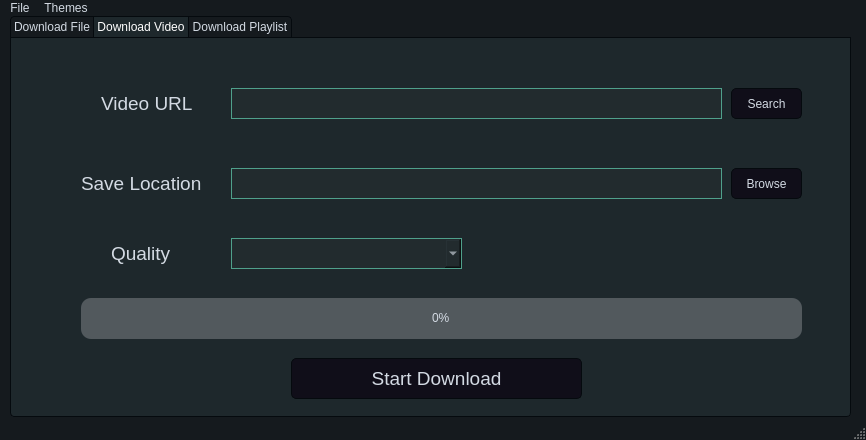
<?xml version="1.0" encoding="UTF-8"?>
<ui version="4.0">
 <class>MainWindow</class>
 <widget class="QMainWindow" name="MainWindow">
  <property name="geometry">
   <rect>
    <x>0</x>
    <y>0</y>
    <width>866</width>
    <height>440</height>
   </rect>
  </property>
  <property name="mouseTracking">
   <bool>false</bool>
  </property>
  <property name="windowTitle">
   <string>MainWindow</string>
  </property>
  <property name="styleSheet">
   <string notr="true">QMainWindow {
	background-color:#151a1e;
}
QCalendar {
	background-color: #151a1e;
}
QTextEdit {
	border-width: 1px;
	border-style: solid;
	border-color: #4fa08b;
	background-color: #222b2e;
	color: #d3dae3;
}
QPlainTextEdit {
	border-width: 1px;
	border-style: solid;
	border-color: #4fa08b;
	background-color: #222b2e;
	color: #d3dae3;
}
QToolButton {
	border-style: solid;
	border-top-color: qlineargradient(spread:pad, x1:0.5, y1:1, x2:0.5, y2:0, stop:0 rgb(215, 215, 215), stop:1 rgb(222, 222, 222));
	border-right-color: qlineargradient(spread:pad, x1:0, y1:0.5, x2:1, y2:0.5, stop:0 rgb(217, 217, 217), stop:1 rgb(227, 227, 227));
	border-left-color: qlineargradient(spread:pad, x1:0, y1:0.5, x2:1, y2:0.5, stop:0 rgb(227, 227, 227), stop:1 rgb(217, 217, 217));
	border-bottom-color: qlineargradient(spread:pad, x1:0.5, y1:1, x2:0.5, y2:0, stop:0 rgb(215, 215, 215), stop:1 rgb(222, 222, 222));
	border-width: 1px;
	border-radius: 5px;
	color: #d3dae3;
	padding: 2px;
	background-color: rgb(255,255,255);
}
QToolButton:hover{
	border-style: solid;
	border-top-color: qlineargradient(spread:pad, x1:0.5, y1:1, x2:0.5, y2:0, stop:0 rgb(195, 195, 195), stop:1 rgb(222, 222, 222));
	border-right-color: qlineargradient(spread:pad, x1:0, y1:0.5, x2:1, y2:0.5, stop:0 rgb(197, 197, 197), stop:1 rgb(227, 227, 227));
	border-left-color: qlineargradient(spread:pad, x1:0, y1:0.5, x2:1, y2:0.5, stop:0 rgb(227, 227, 227), stop:1 rgb(197, 197, 197));
	border-bottom-color: qlineargradient(spread:pad, x1:0.5, y1:1, x2:0.5, y2:0, stop:0 rgb(195, 195, 195), stop:1 rgb(222, 222, 222));
	border-width: 1px;
	border-radius: 5px;
	color: rgb(0,0,0);
	padding: 2px;
	background-color: rgb(255,255,255);
}
QToolButton:pressed{
	border-style: solid;
	border-top-color: qlineargradient(spread:pad, x1:0.5, y1:1, x2:0.5, y2:0, stop:0 rgb(215, 215, 215), stop:1 rgb(222, 222, 222));
	border-right-color: qlineargradient(spread:pad, x1:0, y1:0.5, x2:1, y2:0.5, stop:0 rgb(217, 217, 217), stop:1 rgb(227, 227, 227));
	border-left-color: qlineargradient(spread:pad, x1:0, y1:0.5, x2:1, y2:0.5, stop:0 rgb(227, 227, 227), stop:1 rgb(217, 217, 217));
	border-bottom-color: qlineargradient(spread:pad, x1:0.5, y1:1, x2:0.5, y2:0, stop:0 rgb(215, 215, 215), stop:1 rgb(222, 222, 222));
	border-width: 1px;
	border-radius: 5px;
	color: rgb(0,0,0);
	padding: 2px;
	background-color: rgb(142,142,142);
}
QPushButton{
	border-style: solid;
	border-color: #050a0e;
	border-width: 1px;
	border-radius: 5px;
	color: #d3dae3;
	padding: 2px;
	background-color: #100E19;
}
QPushButton::default{
	border-style: solid;
	border-color: #050a0e;
	border-width: 1px;
	border-radius: 5px;
	color: #FFFFFF;
	padding: 2px;
	background-color: #151a1e;
}
QPushButton:hover{
	border-style: solid;
	border-top-color: qlineargradient(spread:pad, x1:0, y1:1, x2:1, y2:1, stop:0 #C0DB50, stop:0.4 #C0DB50, stop:0.5 #100E19, stop:1 #100E19);
    border-bottom-color: qlineargradient(spread:pad, x1:0, y1:1, x2:1, y2:1, stop:0 #100E19, stop:0.5 #100E19, stop:0.6 #C0DB50, stop:1 #C0DB50);
    border-left-color: qlineargradient(spread:pad, x1:0, y1:0, x2:0, y2:1, stop:0 #C0DB50, stop:0.3 #C0DB50, stop:0.7 #100E19, stop:1 #100E19);
    border-right-color: qlineargradient(spread:pad, x1:0, y1:1, x2:0, y2:0, stop:0 #C0DB50, stop:0.3 #C0DB50, stop:0.7 #100E19, stop:1 #100E19);
	border-width: 2px;
    border-radius: 1px;
	color: #d3dae3;
	padding: 2px;
}
QPushButton:pressed{
	border-style: solid;
	border-top-color: qlineargradient(spread:pad, x1:0, y1:1, x2:1, y2:1, stop:0 #d33af1, stop:0.4 #d33af1, stop:0.5 #100E19, stop:1 #100E19);
    border-bottom-color: qlineargradient(spread:pad, x1:0, y1:1, x2:1, y2:1, stop:0 #100E19, stop:0.5 #100E19, stop:0.6 #d33af1, stop:1 #d33af1);
    border-left-color: qlineargradient(spread:pad, x1:0, y1:0, x2:0, y2:1, stop:0 #d33af1, stop:0.3 #d33af1, stop:0.7 #100E19, stop:1 #100E19);
    border-right-color: qlineargradient(spread:pad, x1:0, y1:1, x2:0, y2:0, stop:0 #d33af1, stop:0.3 #d33af1, stop:0.7 #100E19, stop:1 #100E19);
	border-width: 2px;
    border-radius: 1px;
	color: #d3dae3;
	padding: 2px;
}
QLineEdit {
	border-width: 1px;
	border-style: solid;
	border-color: #4fa08b;
	background-color: #222b2e;
	color: #d3dae3;
}
QLabel {
	color: #d3dae3;
}
QLCDNumber {
	color: #4d9b87;
}
QProgressBar {
	text-align: center;
	color: #d3dae3;
	border-radius: 10px;
	border-color: transparent;
	border-style: solid;
	background-color: #52595d;
}
QProgressBar::chunk {
	background-color: #214037	;
	border-radius: 10px;
}
QMenuBar {
	background-color: #151a1e;
}
QMenuBar::item {
	color: #d3dae3;
  	spacing: 3px;
  	padding: 1px 4px;
	background-color: #151a1e;
}

QMenuBar::item:selected {
  	background-color: #252a2e;
	color: #FFFFFF;
}
QMenu {
	background-color: #151a1e;
}
QMenu::item:selected {
	background-color: #252a2e;
	color: #FFFFFF;
}
QMenu::item {
	color: #d3dae3;
	background-color: #151a1e;
}
QTabWidget {
	color:rgb(0,0,0);
	background-color:#000000;
}
QTabWidget::pane {
		border-color: #050a0e;
		background-color: #1e282c;
		border-style: solid;
		border-width: 1px;
    	border-bottom-left-radius: 4px;
		border-bottom-right-radius: 4px;
}
QTabBar::tab:first {
	border-style: solid;
	border-left-width:1px;
	border-right-width:0px;
	border-top-width:1px;
	border-bottom-width:0px;
	border-top-color: #050a0e;
	border-left-color: #050a0e;
	border-bottom-color: #050a0e;
	border-top-left-radius: 4px;
	color: #d3dae3;
	padding: 3px;
	margin-left:0px;
	background-color: #151a1e;
}
QTabBar::tab:last {
	border-style: solid;
	border-top-width:1px;
	border-left-width:1px;
	border-right-width:1px;
	border-bottom-width:0px;
	border-color: #050a0e;
	border-top-right-radius: 4px;
	color: #d3dae3;
	padding: 3px;
	margin-left:0px;
	background-color: #151a1e;
}
QTabBar::tab {
	border-style: solid;
	border-top-width:1px;
	border-bottom-width:0px;
	border-left-width:1px;
	border-top-color: #050a0e;
	border-left-color: #050a0e;
	border-bottom-color: #050a0e;
	color: #d3dae3;
	padding: 3px;
	margin-left:0px;
	background-color: #151a1e;
}
QTabBar::tab:selected, QTabBar::tab:last:selected, QTabBar::tab:hover {
  	border-style: solid;
  	border-left-width:1px;
	border-bottom-width:0px;
	border-right-color: transparent;
	border-top-color: #050a0e;
	border-left-color: #050a0e;
	border-bottom-color: #050a0e;
	color: #FFFFFF;
	padding: 3px;
	margin-left:0px;
	background-color: #1e282c;
}

QTabBar::tab:selected, QTabBar::tab:first:selected, QTabBar::tab:hover {
  	border-style: solid;
  	border-left-width:1px;
  	border-bottom-width:0px;
  	border-top-width:1px;
	border-right-color: transparent;
	border-top-color: #050a0e;
	border-left-color: #050a0e;
	border-bottom-color: #050a0e;
	color: #FFFFFF;
	padding: 3px;
	margin-left:0px;
	background-color: #1e282c;
}

QCheckBox {
	color: #d3dae3;
	padding: 2px;
}
QCheckBox:disabled {
	color: #808086;
	padding: 2px;
}

QCheckBox:hover {
	border-radius:4px;
	border-style:solid;
	padding-left: 1px;
	padding-right: 1px;
	padding-bottom: 1px;
	padding-top: 1px;
	border-width:1px;
	border-color: transparent;
}
QCheckBox::indicator:checked {

	height: 10px;
	width: 10px;
	border-style:solid;
	border-width: 1px;
	border-color: #4fa08b;
	color: #000000;
	background-color: qradialgradient(cx:0.4, cy:0.4, radius: 1.5,fx:0, fy:0, stop:0 #1e282c, stop:0.3 #1e282c, stop:0.4 #4fa08b, stop:0.5 #1e282c, stop:1 #1e282c);
}
QCheckBox::indicator:unchecked {

	height: 10px;
	width: 10px;
	border-style:solid;
	border-width: 1px;
	border-color: #4fa08b;
	color: #000000;
}
QRadioButton {
	color: #d3dae3;
	padding: 1px;
}
QRadioButton::indicator:checked {
	height: 10px;
	width: 10px;
	border-style:solid;
	border-radius:5px;
	border-width: 1px;
	border-color: #4fa08b;
	color: #a9b7c6;
	background-color: qradialgradient(cx:0.5, cy:0.5, radius:0.4,fx:0.5, fy:0.5, stop:0 #4fa08b, stop:1 #1e282c);
}
QRadioButton::indicator:!checked {
	height: 10px;
	width: 10px;
	border-style:solid;
	border-radius:5px;
	border-width: 1px;
	border-color: #4fa08b;
	color: #a9b7c6;
	background-color: transparent;
}
QStatusBar {
	color:#027f7f;
}
QSpinBox {
	color: #d3dae3;
	background-color: #222b2e;
	border-width: 1px;
	border-style: solid;
	border-color: #4fa08b;
}
QDoubleSpinBox {
	color: #d3dae3;
	background-color: #222b2e;
	border-width: 1px;
	border-style: solid;
	border-color: #4fa08b;
}
QTimeEdit {
	color: #d3dae3;
	background-color: #222b2e;
	border-width: 1px;
	border-style: solid;
	border-color: #4fa08b;
}
QDateTimeEdit {
	color: #d3dae3;
	background-color: #222b2e;
	border-width: 1px;
	border-style: solid;
	border-color: #4fa08b;
}
QDateEdit {
	color: #d3dae3;
	background-color: #222b2e;
	border-width: 1px;
	border-style: solid;
	border-color: #4fa08b;
}
QFontComboBox {
	color: #d3dae3;
	background-color: #222b2e;
	border-width: 1px;
	border-style: solid;
	border-color: #4fa08b;
}
QComboBox {
	color: #d3dae3;
	background-color: #222b2e;
	border-width: 1px;
	border-style: solid;
	border-color: #4fa08b;
}

QDial {
	background: #16a085;
}

QToolBox {
	color: #a9b7c6;
	background-color: #222b2e;
}
QToolBox::tab {
	color: #a9b7c6;
	background-color:#222b2e;
}
QToolBox::tab:selected {
	color: #FFFFFF;
	background-color:#222b2e;
}
QScrollArea {
	color: #FFFFFF;
	background-color:#222b2e;
}
QSlider::groove:horizontal {
	height: 5px;
	background-color: #52595d;
}
QSlider::groove:vertical {
	width: 5px;
	background-color: #52595d;
}
QSlider::handle:horizontal {
	background: #1a2224;
	border-style: solid;
	border-width: 1px;
	border-color: rgb(207,207,207);
	width: 12px;
	margin: -5px 0;
	border-radius: 7px;
}
QSlider::handle:vertical {
	background: #1a2224;
	border-style: solid;
	border-width: 1px;
	border-color: rgb(207,207,207);
	height: 12px;
	margin: 0 -5px;
	border-radius: 7px;
}
QSlider::add-page:horizontal {
    background: #52595d;
}
QSlider::add-page:vertical {
    background: #52595d;
}
QSlider::sub-page:horizontal {
    background-color: #15433a;
}
QSlider::sub-page:vertical {
    background-color: #15433a;
}
QScrollBar:horizontal {
	max-height: 10px;
	border: 1px transparent grey;
	margin: 0px 20px 0px 20px;
	background: transparent;
}
QScrollBar:vertical {
	max-width: 10px;
	border: 1px transparent grey;
	margin: 20px 0px 20px 0px;
	background: transparent;
}
QScrollBar::handle:horizontal {
	background: #52595d;
	border-style: transparent;
	border-radius: 4px;
	min-width: 25px;
}
QScrollBar::handle:horizontal:hover {
	background: #58a492;
	border-style: transparent;
	border-radius: 4px;
	min-width: 25px;
}
QScrollBar::handle:vertical {
	background: #52595d;
	border-style: transparent;
	border-radius: 4px;
	min-height: 25px;
}
QScrollBar::handle:vertical:hover {
	background: #58a492;
	border-style: transparent;
	border-radius: 4px;
	min-height: 25px;
}
QScrollBar::add-line:horizontal {
   border: 2px transparent grey;
   border-top-right-radius: 4px;
   border-bottom-right-radius: 4px;
   background: #15433a;
   width: 20px;
   subcontrol-position: right;
   subcontrol-origin: margin;
}
QScrollBar::add-line:horizontal:pressed {
   border: 2px transparent grey;
   border-top-right-radius: 4px;
   border-bottom-right-radius: 4px;
   background: rgb(181,181,181);
   width: 20px;
   subcontrol-position: right;
   subcontrol-origin: margin;
}
QScrollBar::add-line:vertical {
   border: 2px transparent grey;
   border-bottom-left-radius: 4px;
   border-bottom-right-radius: 4px;
   background: #15433a;
   height: 20px;
   subcontrol-position: bottom;
   subcontrol-origin: margin;
}
QScrollBar::add-line:vertical:pressed {
   border: 2px transparent grey;
   border-bottom-left-radius: 4px;
   border-bottom-right-radius: 4px;
   background: rgb(181,181,181);
   height: 20px;
   subcontrol-position: bottom;
   subcontrol-origin: margin;
}
QScrollBar::sub-line:horizontal {
   border: 2px transparent grey;
   border-top-left-radius: 4px;
   border-bottom-left-radius: 4px;
   background: #15433a;
   width: 20px;
   subcontrol-position: left;
   subcontrol-origin: margin;
}
QScrollBar::sub-line:horizontal:pressed {
   border: 2px transparent grey;
   border-top-left-radius: 4px;
   border-bottom-left-radius: 4px;
   background: rgb(181,181,181);
   width: 20px;
   subcontrol-position: left;
   subcontrol-origin: margin;
}
QScrollBar::sub-line:vertical {
   border: 2px transparent grey;
   border-top-left-radius: 4px;
   border-top-right-radius: 4px;
   background: #15433a;
   height: 20px;
   subcontrol-position: top;
   subcontrol-origin: margin;
}
QScrollBar::sub-line:vertical:pressed {
   border: 2px transparent grey;
   border-top-left-radius: 4px;
   border-top-right-radius: 4px;
   background: rgb(181,181,181);
   height: 20px;
   subcontrol-position: top;
   subcontrol-origin: margin;
}

QScrollBar::add-page:horizontal, QScrollBar::sub-page:horizontal {
   background: none;
}
QScrollBar::add-page:vertical, QScrollBar::sub-page:vertical {
   background: none;
}
</string>
  </property>
  <widget class="QWidget" name="centralwidget">
   <widget class="QTabWidget" name="tabWidget">
    <property name="geometry">
     <rect>
      <x>10</x>
      <y>0</y>
      <width>841</width>
      <height>401</height>
     </rect>
    </property>
    <property name="currentIndex">
     <number>1</number>
    </property>
    <widget class="QWidget" name="tab">
     <attribute name="title">
      <string>Download File</string>
     </attribute>
     <widget class="QLabel" name="label_2">
      <property name="geometry">
       <rect>
        <x>40</x>
        <y>160</y>
        <width>141</width>
        <height>31</height>
       </rect>
      </property>
      <property name="font">
       <font>
        <pointsize>14</pointsize>
       </font>
      </property>
      <property name="text">
       <string>Save Location</string>
      </property>
     </widget>
     <widget class="QProgressBar" name="progressBar">
      <property name="geometry">
       <rect>
        <x>70</x>
        <y>250</y>
        <width>721</width>
        <height>41</height>
       </rect>
      </property>
      <property name="value">
       <number>0</number>
      </property>
     </widget>
     <widget class="QLineEdit" name="lineEdit">
      <property name="geometry">
       <rect>
        <x>200</x>
        <y>70</y>
        <width>601</width>
        <height>31</height>
       </rect>
      </property>
     </widget>
     <widget class="QLabel" name="label">
      <property name="geometry">
       <rect>
        <x>70</x>
        <y>70</y>
        <width>81</width>
        <height>31</height>
       </rect>
      </property>
      <property name="font">
       <font>
        <pointsize>14</pointsize>
       </font>
      </property>
      <property name="text">
       <string>File URL</string>
      </property>
     </widget>
     <widget class="QLineEdit" name="lineEdit_2">
      <property name="geometry">
       <rect>
        <x>200</x>
        <y>160</y>
        <width>501</width>
        <height>31</height>
       </rect>
      </property>
      <property name="font">
       <font>
        <pointsize>11</pointsize>
       </font>
      </property>
     </widget>
     <widget class="QPushButton" name="pushButton_2">
      <property name="geometry">
       <rect>
        <x>280</x>
        <y>320</y>
        <width>291</width>
        <height>41</height>
       </rect>
      </property>
      <property name="font">
       <font>
        <pointsize>14</pointsize>
       </font>
      </property>
      <property name="text">
       <string>Start Download</string>
      </property>
     </widget>
     <widget class="QPushButton" name="pushButton">
      <property name="geometry">
       <rect>
        <x>720</x>
        <y>160</y>
        <width>81</width>
        <height>31</height>
       </rect>
      </property>
      <property name="text">
       <string>Browse</string>
      </property>
     </widget>
    </widget>
    <widget class="QWidget" name="tab_2">
     <attribute name="title">
      <string>Download Video</string>
     </attribute>
     <widget class="QLabel" name="label_3">
      <property name="geometry">
       <rect>
        <x>90</x>
        <y>50</y>
        <width>111</width>
        <height>31</height>
       </rect>
      </property>
      <property name="font">
       <font>
        <pointsize>14</pointsize>
       </font>
      </property>
      <property name="text">
       <string>Video URL</string>
      </property>
     </widget>
     <widget class="QLineEdit" name="lineEdit_3">
      <property name="geometry">
       <rect>
        <x>220</x>
        <y>50</y>
        <width>491</width>
        <height>31</height>
       </rect>
      </property>
     </widget>
     <widget class="QLabel" name="label_4">
      <property name="geometry">
       <rect>
        <x>70</x>
        <y>130</y>
        <width>141</width>
        <height>31</height>
       </rect>
      </property>
      <property name="font">
       <font>
        <pointsize>14</pointsize>
       </font>
      </property>
      <property name="text">
       <string>Save Location</string>
      </property>
     </widget>
     <widget class="QLineEdit" name="lineEdit_4">
      <property name="geometry">
       <rect>
        <x>220</x>
        <y>130</y>
        <width>491</width>
        <height>31</height>
       </rect>
      </property>
     </widget>
     <widget class="QPushButton" name="pushButton_3">
      <property name="geometry">
       <rect>
        <x>720</x>
        <y>130</y>
        <width>71</width>
        <height>31</height>
       </rect>
      </property>
      <property name="text">
       <string>Browse</string>
      </property>
     </widget>
     <widget class="QLabel" name="label_5">
      <property name="geometry">
       <rect>
        <x>100</x>
        <y>200</y>
        <width>71</width>
        <height>31</height>
       </rect>
      </property>
      <property name="font">
       <font>
        <pointsize>14</pointsize>
       </font>
      </property>
      <property name="text">
       <string>Quality</string>
      </property>
     </widget>
     <widget class="QComboBox" name="comboBox">
      <property name="geometry">
       <rect>
        <x>220</x>
        <y>200</y>
        <width>231</width>
        <height>31</height>
       </rect>
      </property>
     </widget>
     <widget class="QPushButton" name="pushButton_6">
      <property name="geometry">
       <rect>
        <x>280</x>
        <y>320</y>
        <width>291</width>
        <height>41</height>
       </rect>
      </property>
      <property name="font">
       <font>
        <pointsize>14</pointsize>
       </font>
      </property>
      <property name="text">
       <string>Start Download</string>
      </property>
     </widget>
     <widget class="QPushButton" name="pushButton_7">
      <property name="geometry">
       <rect>
        <x>720</x>
        <y>50</y>
        <width>71</width>
        <height>31</height>
       </rect>
      </property>
      <property name="text">
       <string>Search</string>
      </property>
     </widget>
     <widget class="QProgressBar" name="progressBar_2">
      <property name="geometry">
       <rect>
        <x>70</x>
        <y>260</y>
        <width>721</width>
        <height>41</height>
       </rect>
      </property>
      <property name="value">
       <number>0</number>
      </property>
     </widget>
    </widget>
    <widget class="QWidget" name="tab_3">
     <attribute name="title">
      <string>Download Playlist</string>
     </attribute>
     <widget class="QLineEdit" name="lineEdit_5">
      <property name="geometry">
       <rect>
        <x>220</x>
        <y>130</y>
        <width>491</width>
        <height>31</height>
       </rect>
      </property>
     </widget>
     <widget class="QLabel" name="label_7">
      <property name="geometry">
       <rect>
        <x>80</x>
        <y>50</y>
        <width>121</width>
        <height>31</height>
       </rect>
      </property>
      <property name="font">
       <font>
        <pointsize>14</pointsize>
       </font>
      </property>
      <property name="text">
       <string>Playlist URL</string>
      </property>
     </widget>
     <widget class="QLineEdit" name="lineEdit_6">
      <property name="geometry">
       <rect>
        <x>220</x>
        <y>50</y>
        <width>571</width>
        <height>31</height>
       </rect>
      </property>
     </widget>
     <widget class="QPushButton" name="pushButton_4">
      <property name="geometry">
       <rect>
        <x>720</x>
        <y>130</y>
        <width>71</width>
        <height>31</height>
       </rect>
      </property>
      <property name="text">
       <string>Browse</string>
      </property>
     </widget>
     <widget class="QLabel" name="label_8">
      <property name="geometry">
       <rect>
        <x>70</x>
        <y>130</y>
        <width>141</width>
        <height>31</height>
       </rect>
      </property>
      <property name="font">
       <font>
        <pointsize>14</pointsize>
       </font>
      </property>
      <property name="text">
       <string>Save Location</string>
      </property>
     </widget>
     <widget class="QPushButton" name="pushButton_5">
      <property name="geometry">
       <rect>
        <x>280</x>
        <y>320</y>
        <width>291</width>
        <height>41</height>
       </rect>
      </property>
      <property name="font">
       <font>
        <pointsize>14</pointsize>
       </font>
      </property>
      <property name="text">
       <string>Start Download</string>
      </property>
     </widget>
     <widget class="QProgressBar" name="progressBar_3">
      <property name="geometry">
       <rect>
        <x>70</x>
        <y>260</y>
        <width>721</width>
        <height>41</height>
       </rect>
      </property>
      <property name="value">
       <number>0</number>
      </property>
     </widget>
     <widget class="QLCDNumber" name="lcdNumber">
      <property name="geometry">
       <rect>
        <x>380</x>
        <y>180</y>
        <width>111</width>
        <height>61</height>
       </rect>
      </property>
     </widget>
    </widget>
   </widget>
  </widget>
  <widget class="QMenuBar" name="menubar">
   <property name="geometry">
    <rect>
     <x>0</x>
     <y>0</y>
     <width>866</width>
     <height>23</height>
    </rect>
   </property>
   <widget class="QMenu" name="menuFile">
    <property name="title">
     <string>File</string>
    </property>
    <addaction name="actionExit"/>
   </widget>
   <widget class="QMenu" name="menuThemes">
    <property name="title">
     <string>Themes</string>
    </property>
    <addaction name="actionAMOLED"/>
    <addaction name="actionAqua"/>
    <addaction name="actionConsoleStyle"/>
    <addaction name="actionElegantDark"/>
    <addaction name="actionMacOS"/>
    <addaction name="actionManjaroMix"/>
    <addaction name="actionMaterialDark"/>
    <addaction name="actionNeonButtons"/>
    <addaction name="actionUbuntu"/>
   </widget>
   <addaction name="menuFile"/>
   <addaction name="menuThemes"/>
  </widget>
  <widget class="QStatusBar" name="statusbar"/>
  <action name="actionExit">
   <property name="text">
    <string>Exit</string>
   </property>
  </action>
  <action name="actionAMOLED">
   <property name="text">
    <string>AMOLED</string>
   </property>
  </action>
  <action name="actionAqua">
   <property name="text">
    <string>Aqua</string>
   </property>
  </action>
  <action name="actionConsoleStyle">
   <property name="text">
    <string>ConsoleStyle</string>
   </property>
  </action>
  <action name="actionElegantDark">
   <property name="text">
    <string>ElegantDark</string>
   </property>
  </action>
  <action name="actionMacOS">
   <property name="text">
    <string>MacOS</string>
   </property>
  </action>
  <action name="actionManjaroMix">
   <property name="text">
    <string>ManjaroMix</string>
   </property>
  </action>
  <action name="actionMaterialDark">
   <property name="text">
    <string>MaterialDark</string>
   </property>
  </action>
  <action name="actionNeonButtons">
   <property name="text">
    <string>NeonButtons</string>
   </property>
  </action>
  <action name="actionUbuntu">
   <property name="text">
    <string>Ubuntu</string>
   </property>
  </action>
 </widget>
 <resources/>
 <connections/>
</ui>
